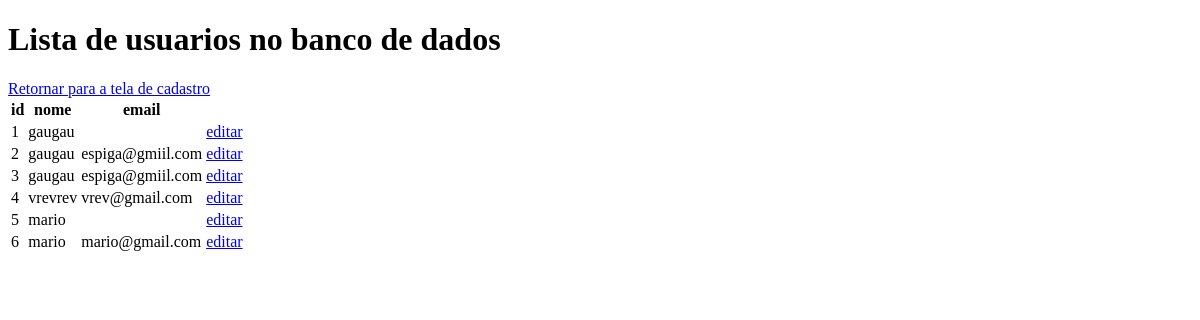
/users, run on an earlier commit of the app's database.
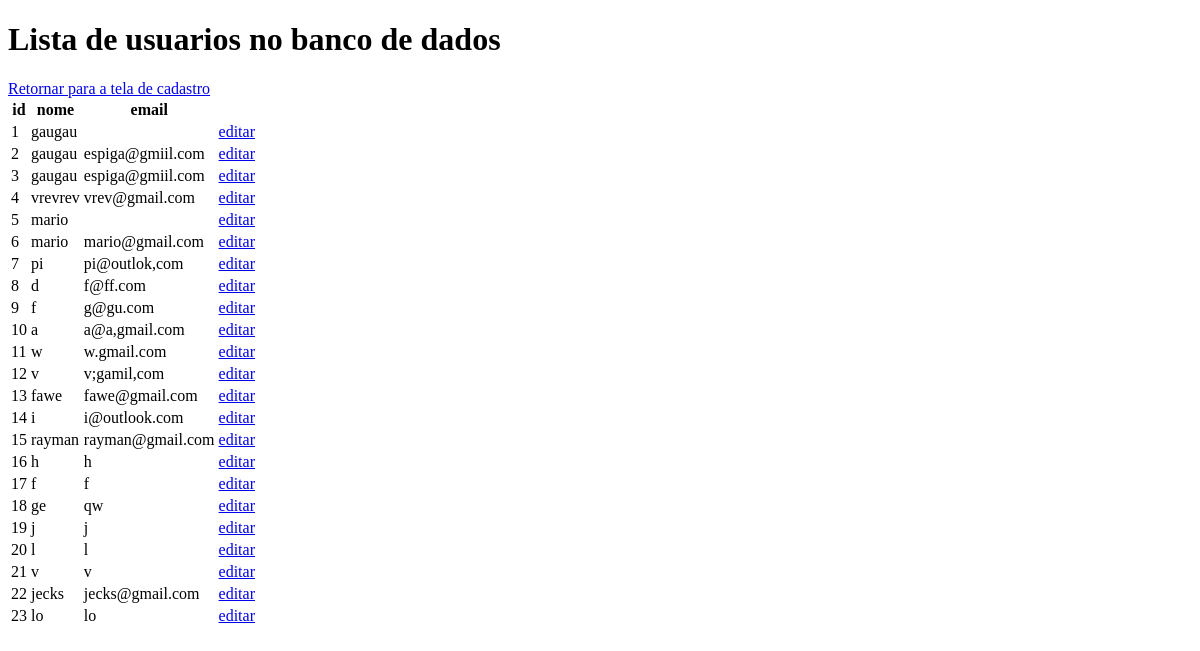
And on a later commit of the database.
### tables this page shows
CREATE TABLE usuarios (
            id INTEGER PRIMARY KEY AUTOINCREMENT,
            nome TEXT,
            email TEXT,
            senha TEXT
        );

### app.py (the view)
@app.route('/users') #rota que fica os usuários cadastrados no banco de dados
def render_index(): #estrutura de função para colocar o método que renderiza o template
    users = get_users() #guarda os usuarios cadastrados da função get_users do banco de dados, e atribui na variavel
    return render_template("index.html", usuarios=users)

### database.py (called while the page is built)
def get_connection(): #cria uma função para se conectar com o banco de dados
    connection = sql.connect("usuarios.db") #usa o metodo do sqlite para se conectar
    return connection

def get_users(): #estrutura da função que lê os dados e os retorna
    connection = get_connection() #inicia a conexão
    cursor = connection.cursor() # da conexão ele pega o método cursor
    cursor.execute("""
    SELECT id, nome, email FROM usuarios""")
    users = cursor.fetchall()#atribui todos os dados buscados no cursor dentro da variavel
    connection.close()#fecha a conexão
    return users #retorna os usuarios do banco de dados

### templates/index.html (shortened to what this page needs)
<!DOCTYPE html>
<html lang="en">
<head>
</head>
<body>
    <h1>Lista de usuarios no banco de dados</h1>
    <div>
        <a href="/">Retornar para a tela de cadastro</a>
    </div>
    <table>
        <thead>
            <tr>
                <th>id</th>
                <th>nome</th>
                <th>email</th>
            </tr>
        </thead>
        <tbody>
        {% for usuario in usuarios %}
    <tr>
        <td>{{ usuario[0] }}</td>
        <td>{{ usuario[1] }}</td>
        <td>{{ usuario[2] }}</td>
        <td><a href="{{ url_for('show_data_to_edit', id=usuario[0]) }}">editar</a></td>
    </tr>
        {% endfor %}
        </tbody>
    </table>
</body>
</html>

What changed in the data, as far as the page shows it:
added usuarios: id "7", nome "pi", email "pi@outlok,com"
added usuarios: id "8", nome "d", email "f@ff.com"
added usuarios: id "9", nome "f", email "g@gu.com"
added usuarios: id "10", nome "a", email "a@a,gmail.com"
added usuarios: id "11", nome "w", email "w.gmail.com"
added usuarios: id "12", nome "v", email "v;gamil,com"
added usuarios: id "13", nome "fawe", email "fawe@gmail.com"
added usuarios: id "14", nome "i", email "i@outlook.com"
added usuarios: id "15", nome "rayman", email "rayman@gmail.com"
added usuarios: id "16", nome "h", email "h"
added usuarios: id "17", nome "f", email "f"
added usuarios: id "18", nome "ge", email "qw"
added usuarios: id "19", nome "j", email "j"
added usuarios: id "20", nome "l", email "l"
added usuarios: id "21", nome "v", email "v"
added usuarios: id "22", nome "jecks", email "jecks@gmail.com"
added usuarios: id "23", nome "lo", email "lo"
